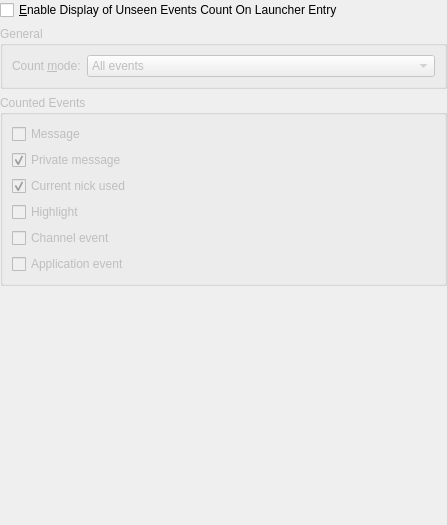
<?xml version="1.0" encoding="UTF-8"?>
<ui version="4.0">
 <class>LauncherEntry_Config</class>
 <widget class="QWidget" name="LauncherEntry_Config">
  <property name="geometry">
   <rect>
    <x>0</x>
    <y>0</y>
    <width>447</width>
    <height>525</height>
   </rect>
  </property>
  <layout class="QVBoxLayout">
   <property name="leftMargin">
    <number>0</number>
   </property>
   <property name="topMargin">
    <number>0</number>
   </property>
   <property name="rightMargin">
    <number>0</number>
   </property>
   <property name="bottomMargin">
    <number>0</number>
   </property>
   <item>
    <widget class="QCheckBox" name="kcfg_ShowLauncherEntryCount">
     <property name="text">
      <string>&amp;Enable Display of Unseen Events Count On Launcher Entry</string>
     </property>
    </widget>
   </item>
   <item>
    <widget class="QGroupBox" name="generalGroupBox">
     <property name="enabled">
      <bool>false</bool>
     </property>
     <property name="title">
      <string>General</string>
     </property>
     <layout class="QFormLayout">
      <item row="0" column="0">
       <widget class="QLabel" name="modeLbl">
        <property name="text">
         <string>Count &amp;mode:</string>
        </property>
        <property name="buddy">
         <cstring>kcfg_LauncherEntryCountMode</cstring>
        </property>
       </widget>
      </item>
      <item row="0" column="1">
       <widget class="QComboBox" name="kcfg_LauncherEntryCountMode">
        <item>
         <property name="text">
          <string>All events</string>
         </property>
        </item>
        <item>
         <property name="text">
          <string>Channels and queries with events</string>
         </property>
        </item>
       </widget>
      </item>
     </layout>
    </widget>
   </item>
   <item>
    <widget class="QGroupBox" name="countedEventsGroupBox">
     <property name="title">
      <string>Counted Events</string>
     </property>
     <property name="enabled">
      <bool>false</bool>
     </property>
     <layout class="QVBoxLayout">
      <item>
       <widget class="QCheckBox" name="kcfg_LauncherEntryCountUseMsgs">
        <property name="text">
         <string>Message</string>
        </property>
        <property name="checked">
         <bool>false</bool>
        </property>
       </widget>
      </item>
      <item>
       <widget class="QCheckBox" name="kcfg_LauncherEntryCountUsePrivate">
        <property name="text">
         <string>Private message</string>
        </property>
        <property name="checked">
         <bool>true</bool>
        </property>
       </widget>
      </item>
      <item>
       <widget class="QCheckBox" name="kcfg_LauncherEntryCountUseNick">
        <property name="text">
         <string>Current nick used</string>
        </property>
        <property name="checked">
         <bool>true</bool>
        </property>
       </widget>
      </item>
      <item>
       <widget class="QCheckBox" name="kcfg_LauncherEntryCountUseHighlights">
        <property name="text">
         <string>Highlight</string>
        </property>
        <property name="checked">
         <bool>false</bool>
        </property>
       </widget>
      </item>
      <item>
       <widget class="QCheckBox" name="kcfg_LauncherEntryCountUseChannelEvents">
        <property name="whatsThis">
         <string>Channel events are mode changes or users joining/leaving a channel.</string>
        </property>
        <property name="text">
         <string>Channel event</string>
        </property>
        <property name="checked">
         <bool>false</bool>
        </property>
       </widget>
      </item>
      <item>
       <widget class="QCheckBox" name="kcfg_LauncherEntryCountUseSystem">
        <property name="whatsThis">
         <string>Application events occur in Konsole tabs, the DCC Status tab and other application tabs not used directly for chatting.</string>
        </property>
        <property name="text">
         <string>Application event</string>
        </property>
        <property name="checked">
         <bool>false</bool>
        </property>
       </widget>
      </item>
     </layout>
    </widget>
   </item>
   <item>
    <spacer name="spacer1">
     <property name="orientation">
      <enum>Qt::Vertical</enum>
     </property>
     <property name="sizeType">
      <enum>QSizePolicy::Expanding</enum>
     </property>
     <property name="sizeHint" stdset="0">
      <size>
       <width>21</width>
       <height>10</height>
      </size>
     </property>
    </spacer>
   </item>
  </layout>
 </widget>
 <resources/>
 <connections>
  <connection>
   <sender>kcfg_ShowLauncherEntryCount</sender>
   <signal>toggled(bool)</signal>
   <receiver>generalGroupBox</receiver>
   <slot>setEnabled(bool)</slot>
   <hints>
    <hint type="sourcelabel">
     <x>20</x>
     <y>20</y>
    </hint>
    <hint type="destinationlabel">
     <x>20</x>
     <y>20</y>
    </hint>
   </hints>
  </connection>
  <connection>
   <sender>kcfg_ShowLauncherEntryCount</sender>
   <signal>toggled(bool)</signal>
   <receiver>countedEventsGroupBox</receiver>
   <slot>setEnabled(bool)</slot>
  </connection>
 </connections>
</ui>
